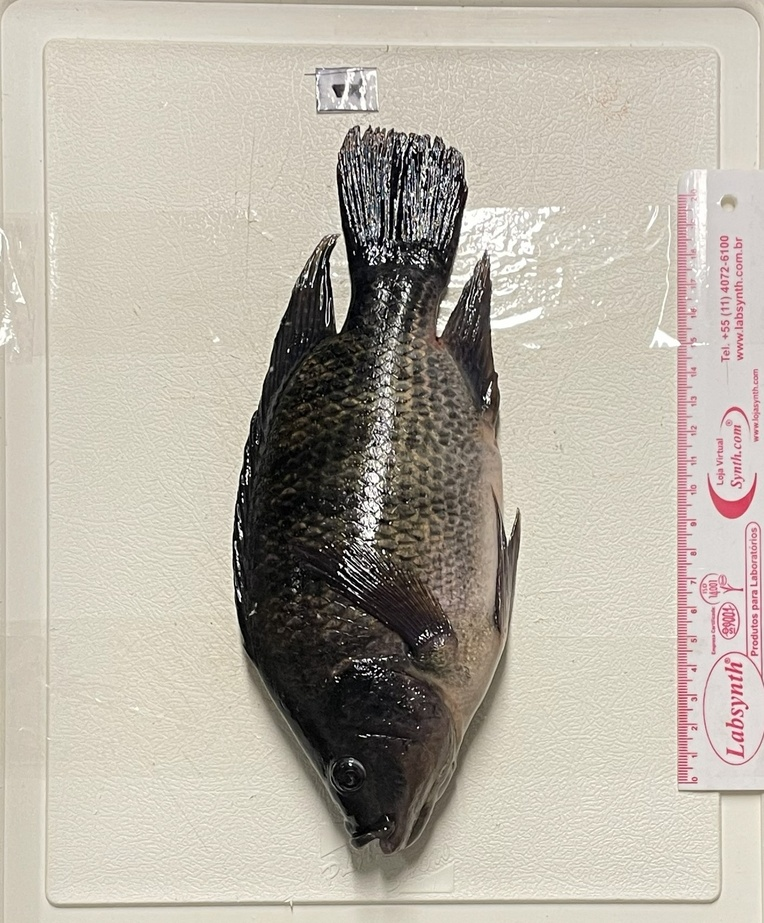
#> input picture IMG_0207.jpg, 764 x 923 px, shrunk from 1411 x 1704 before the run; its folder holds only this picture in this run
$ python main.py
#> lines starting #> are read from the running program, lines starting #| are printed output that depends on the picture; after the words box and inside, x2 and y2 are one past the last pixel; in counts of white or black regions, pixels touching at a corner belong together
#> the answer given: .
#> the answer given: .
#> the answer given: 3
import cv2
import numpy as np
import csv
import os
import sys

# --- Configurações ---
EXTENSOES_IMAGEM = ('.jpg', '.jpeg', '.png', '.bmp', '.tif')
NOME_CSV = "relatorio_final_completo.csv"


def desenhar_overlay(imagem, hull, box, metricas):
    """
    Desenha visualização com:
    - Texto centralizado no box
    - Proteção para não sair da imagem (bordas)
    - Posicionamento inteligente (topo ou base dependendo do espaço)
    """
    img_final = imagem.copy()
    overlay = imagem.copy()

    # Obtém dimensões da imagem para verificação de bordas
    h_img, w_img = imagem.shape[:2]

    # 1. Desenha Hull (Área do Peixe)
    cv2.drawContours(overlay, [hull], -1, (255, 255, 0), -1)
    alpha = 0.4
    cv2.addWeighted(overlay, alpha, img_final, 1 - alpha, 0, img_final)

    # 2. Desenha Box (Área do Retângulo)
    cv2.drawContours(img_final, [box], 0, (0, 0, 255), 2)

    # --- LÓGICA DE TEXTO INTELIGENTE ---

    linhas_texto = [
        f"Peixe: {metricas['hull_area_cm2']:.1f} cm2 | Box: {metricas['box_area_cm2']:.1f} cm2",
        f"Dim (cm): {metricas['box_comp_cm']:.1f} x {metricas['box_larg_cm']:.1f} cm",
        f"Dim (px): {metricas['box_comp_px']:.0f} x {metricas['box_larg_px']:.0f} px"
    ]

    # Calcula limites do box
    box_x_coords = box[:, 0]
    box_y_coords = box[:, 1]

    # Ponto X Central do Box (para centralizar o texto)
    center_x = int(np.mean(box_x_coords))

    # Pontos Y Extremos
    min_y = int(np.min(box_y_coords))  # Topo do peixe
    max_y = int(np.max(box_y_coords))  # Base do peixe

    # Decisão: Escrever em cima ou embaixo?
    # Se tiver menos de 80px de espaço no topo, escreve embaixo.
    altura_bloco_texto = len(linhas_texto) * 25
    if min_y < altura_bloco_texto + 10:
        y_inicial = max_y + 20  # Escreve ABAIXO
        direcao = 1  # Texto desce
    else:
        y_inicial = min_y - 10  # Escreve ACIMA (padrão)
        direcao = -1  # Texto sobe (para a lista invertida funcionar, ajustamos no loop)

    # Configuração da Fonte
    fonte = cv2.FONT_HERSHEY_SIMPLEX
    escala = 0.5
    espessura = 1
    padrao_linha = 25

    # Se a direção for "subindo" (texto acima), invertemos a lista para desenhar da base para o topo
    lista_para_desenhar = reversed(linhas_texto) if direcao == -1 else linhas_texto

    y_atual = y_inicial

    for texto in lista_para_desenhar:
        # Calcula tamanho do texto
        (w_txt, h_txt), baseline = cv2.getTextSize(texto, fonte, escala, espessura)

        # 1. Centralização: Pega o centro do box e subtrai metade do texto
        x_txt = center_x - (w_txt // 2)

        # 2. Proteção de Bordas (Clamping):
        # Garante margem mínima de 10px na esquerda
        if x_txt < 10:
            x_txt = 10
        # Garante margem mínima de 10px na direita
        elif (x_txt + w_txt) > w_img - 10:
            x_txt = w_img - w_txt - 10

        # Desenha Fundo Preto (Background)
        # Ajusta coordenadas do retângulo de fundo
        cv2.rectangle(img_final,
                      (x_txt - 4, y_atual - h_txt - 4),
                      (x_txt + w_txt + 4, y_atual + baseline + 4),
                      (0, 0, 0), -1)

        # Escreve o Texto
        cv2.putText(img_final, texto, (x_txt, y_atual), fonte, escala, (255, 255, 255), espessura, cv2.LINE_AA)

        # Atualiza Y para a próxima linha
        if direcao == -1:
            y_atual -= padrao_linha  # Sobe
        else:
            y_atual += padrao_linha  # Desce

    return img_final


def processar_imagem_hull(caminho_img, fator_px_cm):
#> called with caminho_img = './IMG_0207.jpg', fator_px_cm = 3
    try:
        img = cv2.imread(caminho_img)
#> img is the input picture: shape (923, 764, 3); mean B, G, R 165.7, 177.4, 184
        if img is None: return False, "Erro leitura", None, None

        gray = cv2.cvtColor(img, cv2.COLOR_BGR2GRAY)
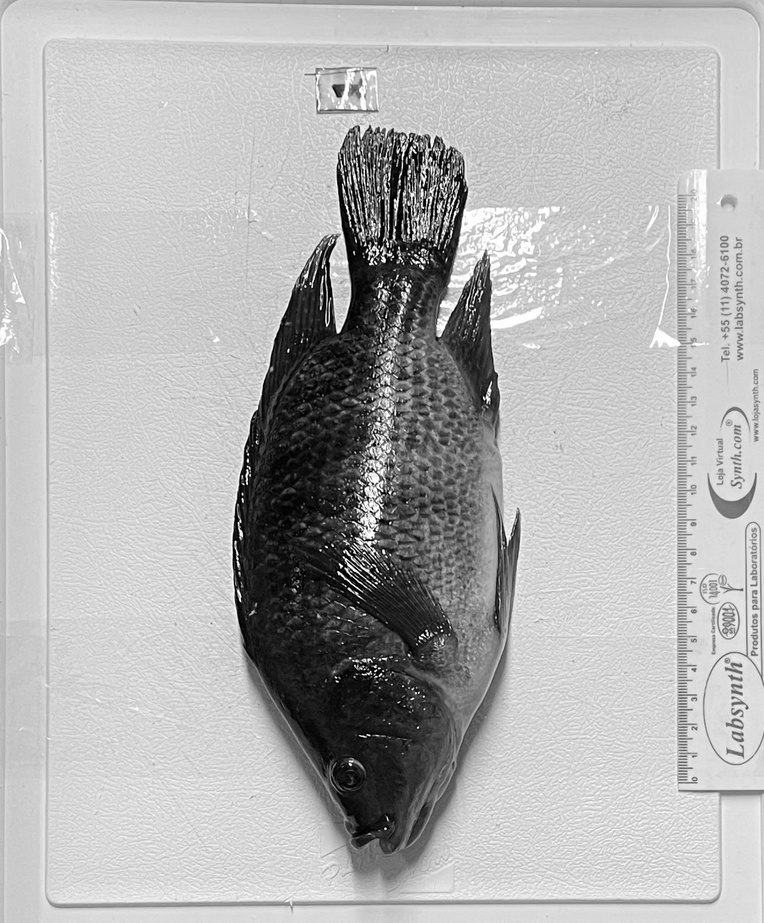
#> gray: shape (923, 764); min 0, max 255, mean 178
        blur = cv2.GaussianBlur(gray, (9, 9), 0)
        ret, thresh = cv2.threshold(blur, 0, 255, cv2.THRESH_BINARY_INV + cv2.THRESH_OTSU)
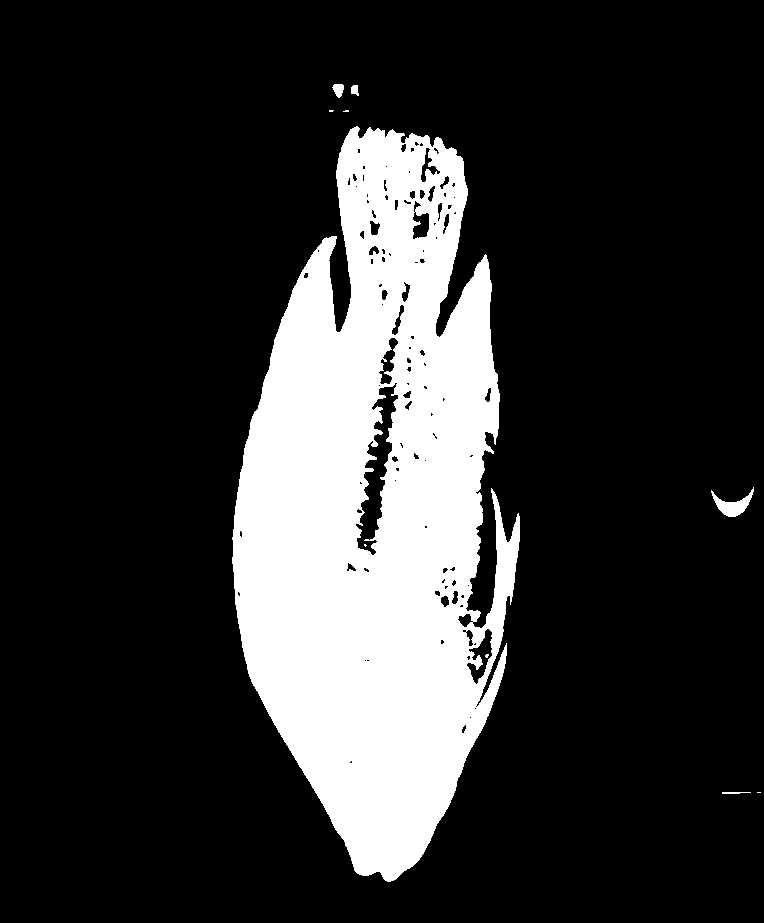
#> thresh: shape (923, 764); 19.6% white; 10 white regions (5 under 20 px), largest, box (x1, y1, x2, y2) and area: (232, 126, 520, 882) 137699, (711, 487, 754, 517) 500, (332, 84, 344, 98) 116, (351, 85, 359, 96) 66, (722, 792, 751, 794) 47
#> ret = 135

        kernel = cv2.getStructuringElement(cv2.MORPH_ELLIPSE, (5, 5))
        thresh = cv2.morphologyEx(thresh, cv2.MORPH_OPEN, kernel, iterations=2)
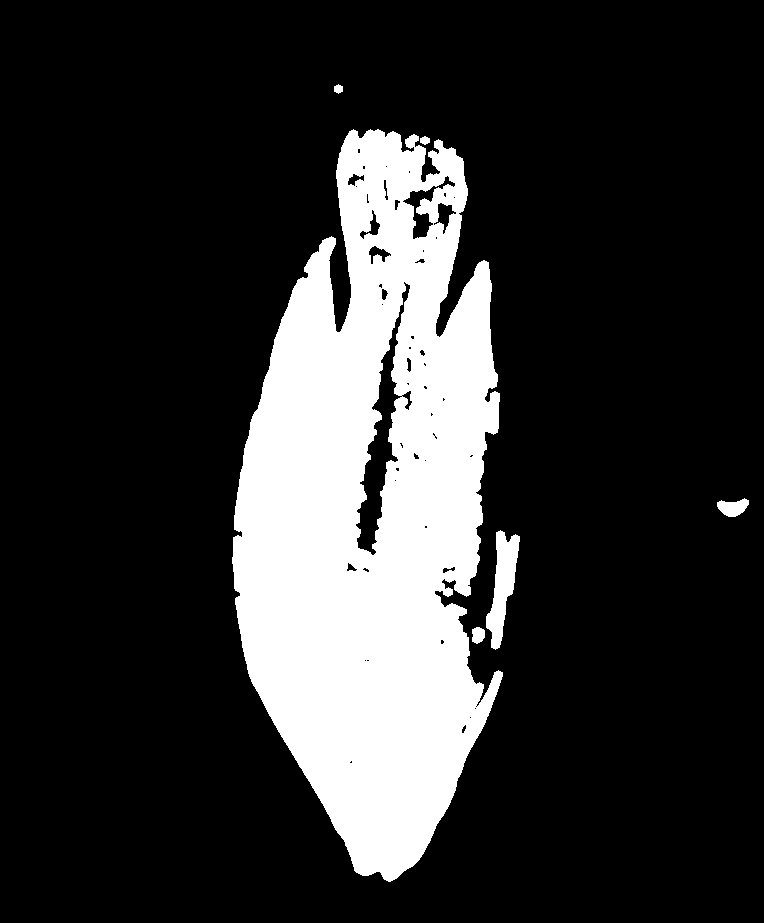
#> thresh: shape (923, 764); 19.2% white; 6 white regions

        img_binaria = thresh.copy()

        contours, _ = cv2.findContours(thresh, cv2.RETR_EXTERNAL, cv2.CHAIN_APPROX_SIMPLE)
#> contours = 6 contours; box (x1, y1, x2, y2) and area: (232, 129, 503, 882) 136858, (486, 530, 520, 650) 1864, (717, 498, 749, 517) 360, (472, 627, 485, 644) 154, (420, 136, 430, 145) 52, (334, 84, 343, 94) 52
        if not contours: return False, "Zero contornos", None, img_binaria

        cnt = max(contours, key=cv2.contourArea)
#> cnt = contour of 1329 points, box (x1, y1, x2, y2) (232, 129, 503, 882), area 136858
        hull = cv2.convexHull(cnt)
#> hull = contour of 53 points, box (x1, y1, x2, y2) (232, 129, 503, 882), area 152404

        # Cálculos
        hull_area_px = cv2.contourArea(hull)
#> hull_area_px = 152403.5
        rect = cv2.minAreaRect(hull)
#> rect = ((365.8, 505.1), (268.8, 752.4), -0.616)
        (x, y), (w, h), angle = rect
#> x = 365.8; y = 505.1; w = 268.8; h = 752.4; angle = -0.616

        box_comp_px = max(w, h)
#> box_comp_px = 752.4
        box_larg_px = min(w, h)
#> box_larg_px = 268.8
        box_area_px = box_comp_px * box_larg_px
#> box_area_px = 202242.2

        box_comp_cm = box_comp_px / fator_px_cm
#> box_comp_cm = 250.8
        box_larg_cm = box_larg_px / fator_px_cm
#> box_larg_cm = 89.6
        fator_area = (fator_px_cm ** 2)
        hull_area_cm2 = hull_area_px / fator_area
#> hull_area_cm2 = 16933.7
        box_area_cm2 = box_area_px / fator_area
#> box_area_cm2 = 22471.4

        metricas = {
            "hull_area_cm2": hull_area_cm2,
            "box_comp_cm": box_comp_cm,
            "box_larg_cm": box_larg_cm,
            "box_area_cm2": box_area_cm2,
            "hull_area_px": hull_area_px,
            "box_comp_px": box_comp_px,
            "box_larg_px": box_larg_px,
            "box_area_px": box_area_px
        }
#> metricas = {'hull_area_cm2': 16933.7, 'box_comp_cm': 250.8, 'box_larg_cm': 89.6, 'box_area_cm2': 22471.4, 'hull_area_px': 152403.5, 'box_comp_px': 752.4, 'box_larg_px': 268.8, 'box_area_px': 202242.2}

        box = np.int32(cv2.boxPoints(rect))
#> box = [[235, 882], [227, 130], [496, 127], [504, 879]]
        img_out = desenhar_overlay(img, hull, box, metricas)
#> in desenhar_overlay, `cv2.drawContours(overlay, [hull], -1, (255, 255, 0), -1)`:
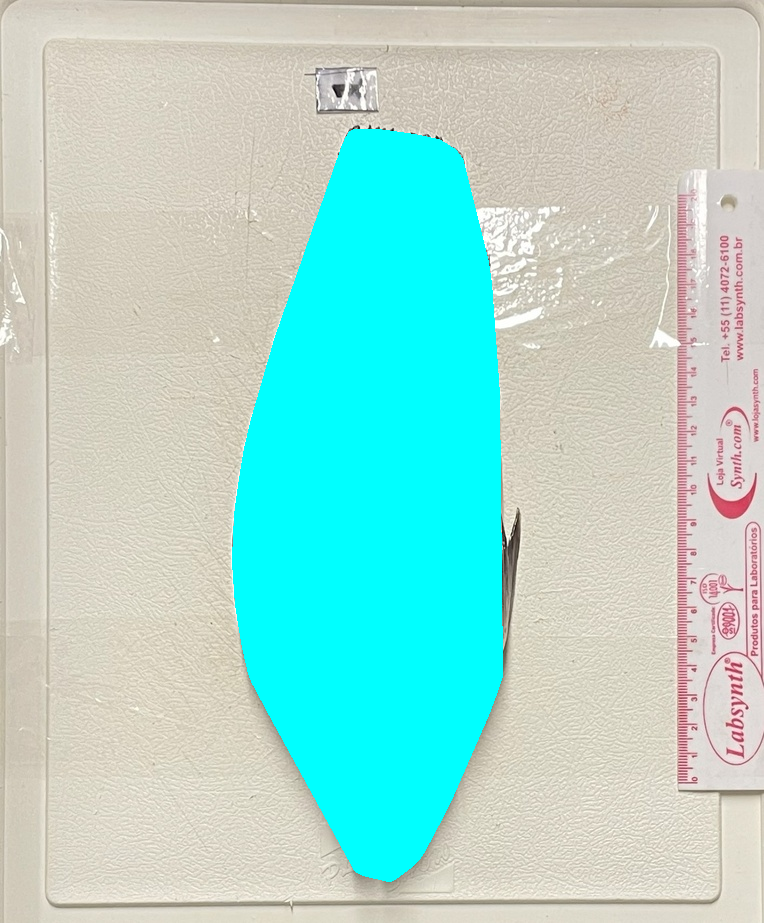
#> overlay: shape (923, 764, 3); mean B, G, R 206.1, 216.5, 166.7
#> in desenhar_overlay, `cv2.drawContours(img_final, [box], 0, (0, 0, 255), 2)`:
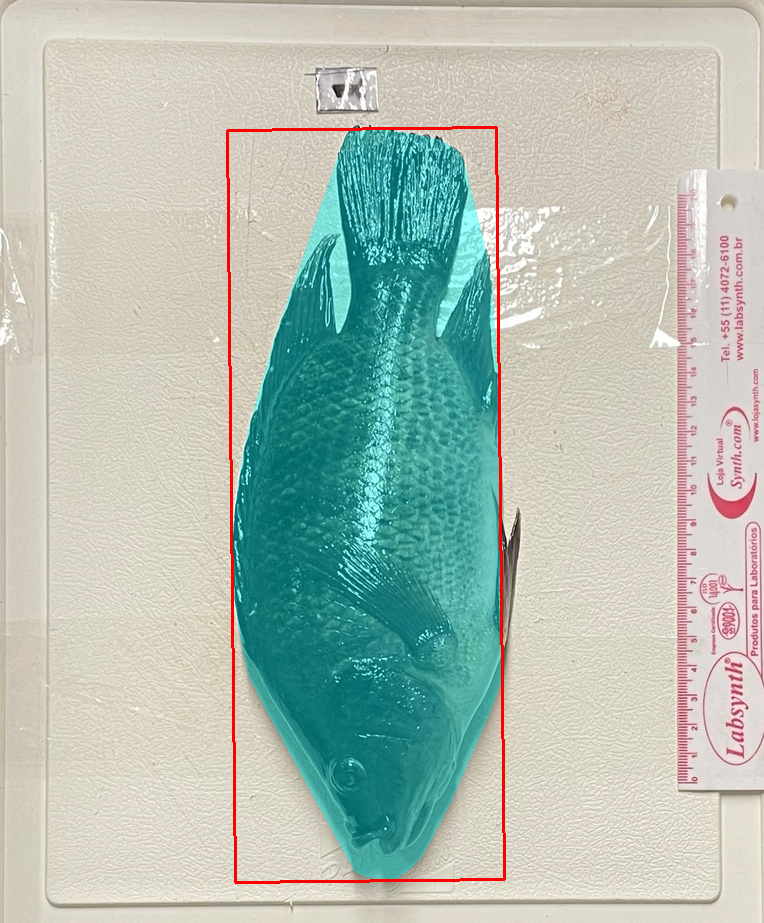
#> img_final: shape (923, 764, 3); mean B, G, R 180.2, 191.3, 177.6
#> in desenhar_overlay, `linhas_texto = [ f"Peixe: {metricas['hull_area_cm2']:.1f} cm2 | Box: {..`: linhas_texto = ['Peixe: 16933.7 cm2 | Box: 22471.4 cm2', 'Dim (cm): 250.8 x 89.6 cm', 'Dim (px): 752 x 269 px']
#> in desenhar_overlay, `box_x_coords = box[:, 0]`: box_x_coords = [235, 227, 496, 504]
#> in desenhar_overlay, `box_y_coords = box[:, 1]`: box_y_coords = [882, 130, 127, 879]
#> in desenhar_overlay, `center_x = int(np.mean(box_x_coords))`: center_x = 365
#> in desenhar_overlay, `min_y = int(np.min(box_y_coords))`: min_y = 127
#> in desenhar_overlay, `max_y = int(np.max(box_y_coords))`: max_y = 882
#> in desenhar_overlay, `altura_bloco_texto = len(linhas_texto) * 25`: altura_bloco_texto = 75
#> in desenhar_overlay, `y_inicial = min_y - 10`: y_inicial = 117
#> the loop in desenhar_overlay, `for texto in lista_para_desenhar:` made 3 passes
#> (texto, w_txt, y_atual) on passes 1 to 3: ('Dim (px): 752 x 269 px', 194, 92), ('Dim (cm): 250.8 x 89.6 cm', 226, 67), ('Peixe: 16933.7 cm2 | Box: 22471.4 cm2', 330, 42)
#> after the loop in desenhar_overlay, `for texto in lista_para_desenhar:`:
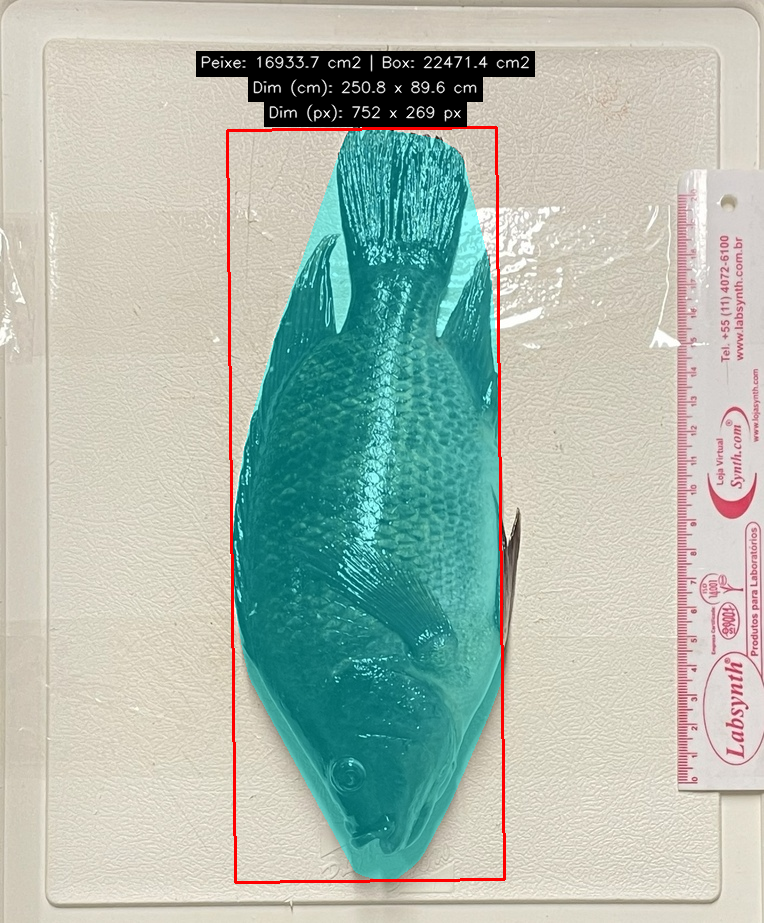
#> img_final: shape (923, 764, 3); 2.8% of pixels changed, all inside (x1, y1, x2, y2) = (196, 51, 535, 127)
#> after the loop in desenhar_overlay, `for texto in lista_para_desenhar:`: y_atual = 42

        return True, metricas, img_out, img_binaria

    except Exception as e:
        return False, f"EXCEÇÃO: {str(e)}", None, None


def obter_input_limpo(msg):
    entrada = input(msg).strip()
    return entrada.replace('"', '').replace("'", "")


def main():
    print("\n=== BIOMETRIA TILÁPIA (Texto Centralizado e Seguro) ===")

    dir_in = obter_input_limpo("1. Pasta FOTOS:\n>> ")

    if os.path.isfile(dir_in):
        print("⚠️  Arquivo detectado. Usando diretório pai.")
        dir_in = os.path.dirname(dir_in)

    if not os.path.isdir(dir_in):
        print(f"❌ Erro: Caminho inválido: {dir_in}")
        return

    dir_out = obter_input_limpo("\n2. Pasta SAÍDA:\n>> ")

    try:
        fator = float(input("\n3. Fator (px/cm) [Ex: 75.87]:\n>> ").replace(',', '.'))
    except:
        print("Fator inválido.");
        return

    os.makedirs(dir_out, exist_ok=True)
    arquivos = [f for f in os.listdir(dir_in) if f.lower().endswith(EXTENSOES_IMAGEM)]

    print(f"\nIniciando em {len(arquivos)} imagens...")

    path_csv = os.path.join(dir_out, NOME_CSV)

    with open(path_csv, 'w', newline='', encoding='utf-8') as f:
        writer = csv.writer(f)
        writer.writerow([
            "Arquivo", "Status",
            "Box_Comp_cm", "Box_Larg_cm", "Box_Area_cm2", "Peixe_Area_cm2",
            "Box_Comp_px", "Box_Larg_px", "Box_Area_px", "Peixe_Area_px",
            "Fator"
        ])

        for nome in arquivos:
            path_in = os.path.join(dir_in, nome)
            status, dados, img_out, img_bin = processar_imagem_hull(path_in, fator)
#> status = True; dados has the same summary as metricas in processar_imagem_hull

            if status:
                cv2.imwrite(os.path.join(dir_out, f"RESULT_{nome}"), img_out)
                cv2.imwrite(os.path.join(dir_out, f"BIN_{nome}"), img_bin)

                writer.writerow([
                    nome, "OK",
                    f"{dados['box_comp_cm']:.2f}",
                    f"{dados['box_larg_cm']:.2f}",
                    f"{dados['box_area_cm2']:.2f}",
                    f"{dados['hull_area_cm2']:.2f}",
                    f"{dados['box_comp_px']:.2f}",
                    f"{dados['box_larg_px']:.2f}",
                    f"{dados['box_area_px']:.0f}",
                    f"{dados['hull_area_px']:.0f}",
                    fator
                ])
                print(f"✅ {nome}: Peixe {dados['hull_area_cm2']:.1f} cm²")
#| ✅ IMG_0207.jpg: Peixe 16933.7 cm²
            else:
                writer.writerow([nome, f"ERRO: {dados}", 0, 0, 0, 0, 0, 0, 0, 0, fator])
                print(f"❌ {nome}: {dados}")


if __name__ == "__main__":
    main()
